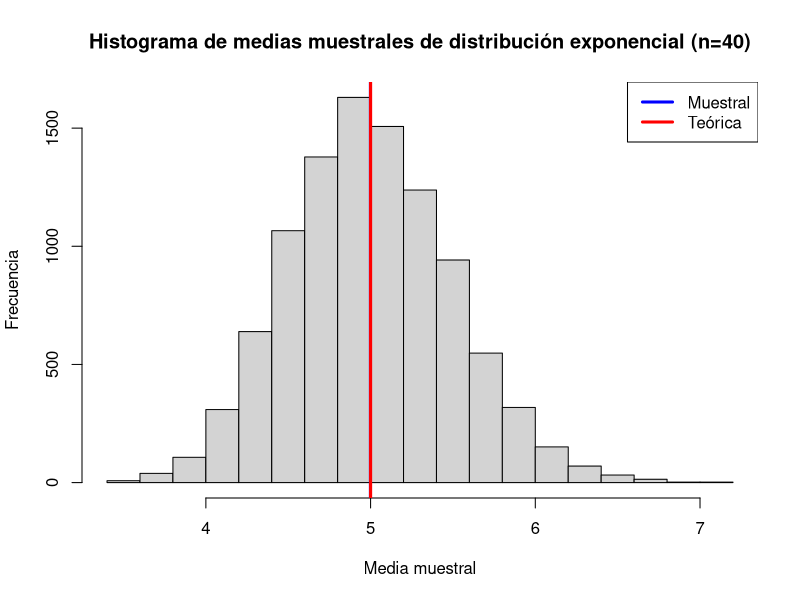
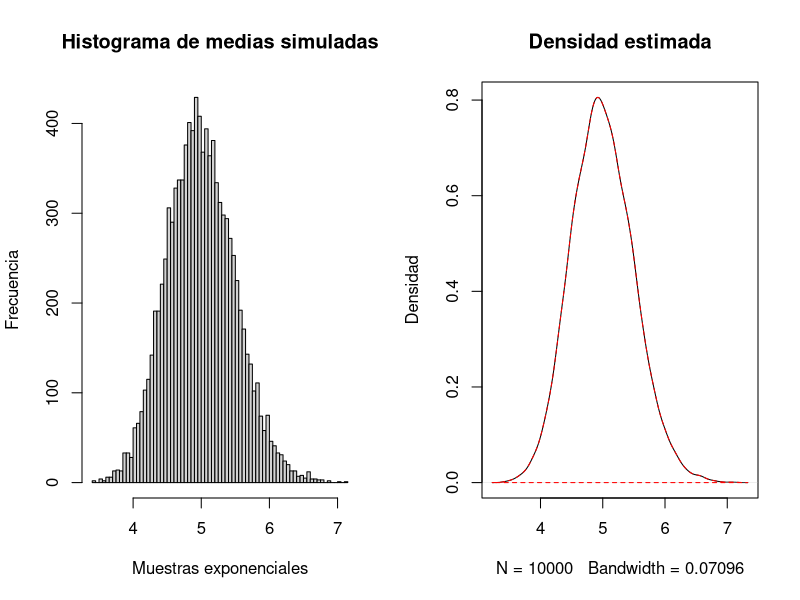
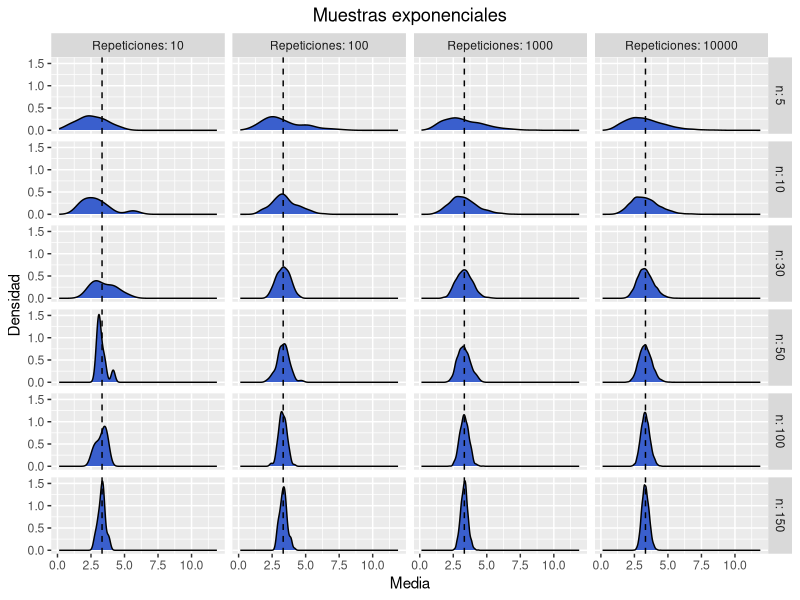
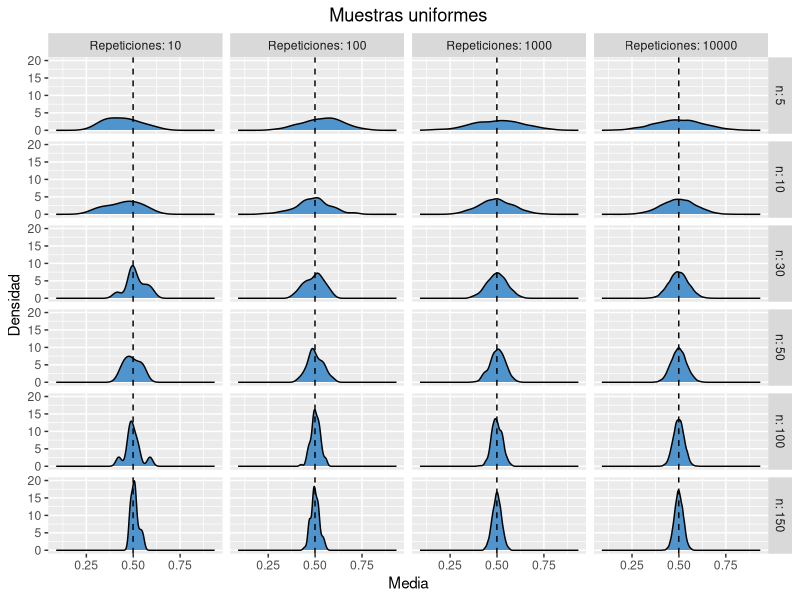
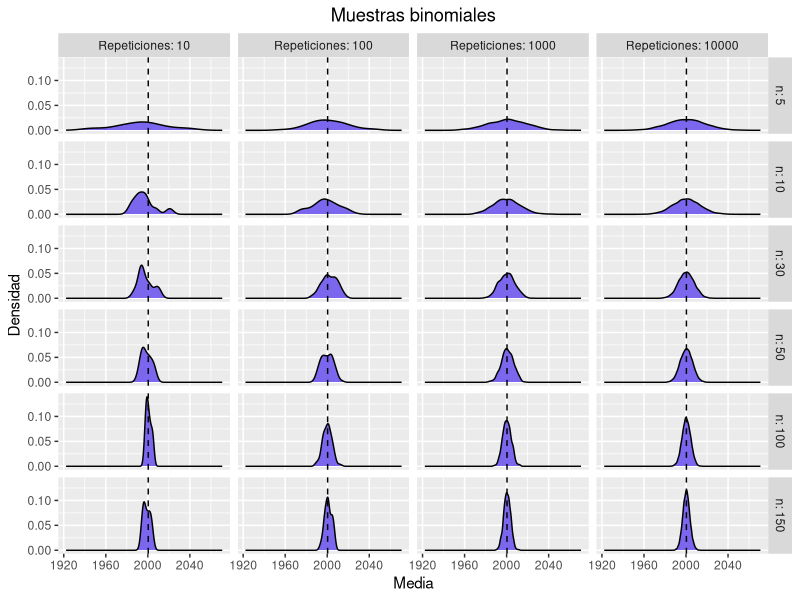
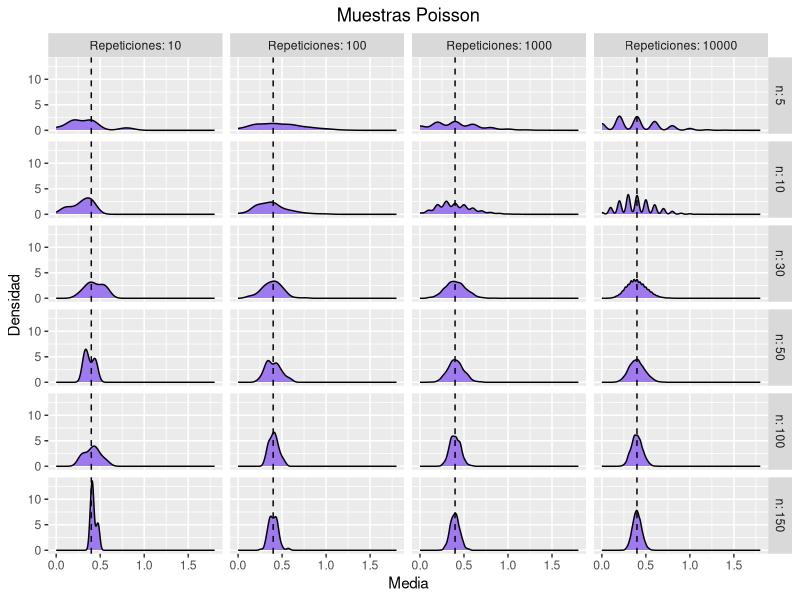
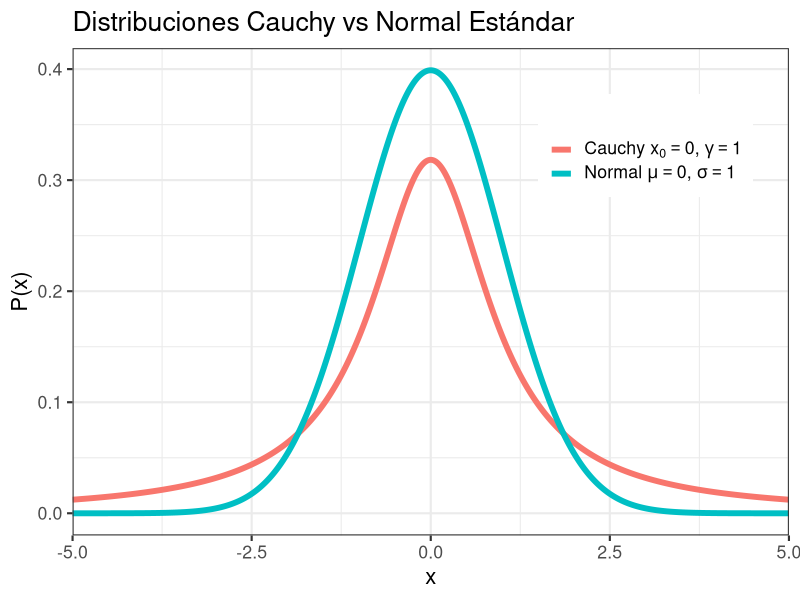
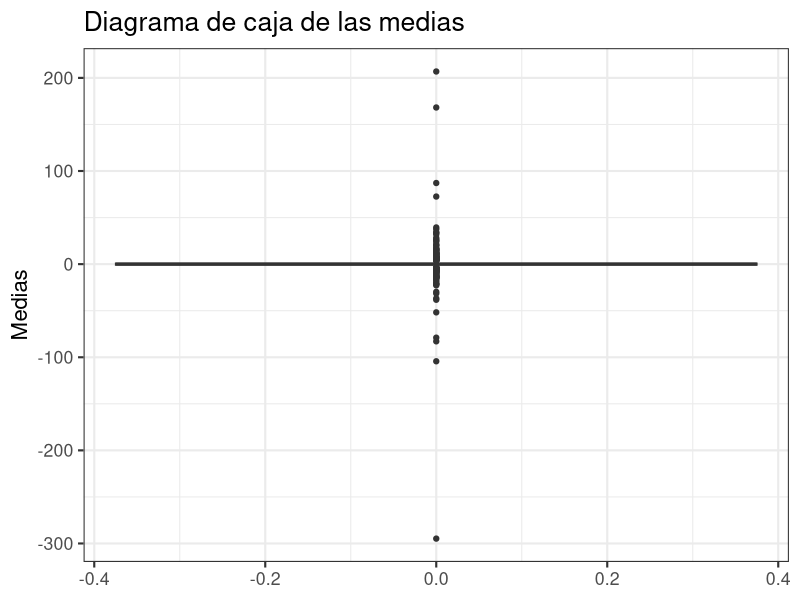

The R script that drew these images, in order:
## ---- chunk 1
library(ggplot2)
## ---- chunk 2
ma <- function(poblacion)
{
  n <- c(5, 10, 30, 50, 100, 150) # Tamaño de muestra
  #n <- c(30, 50, 100, 150) # Tamaño de muestra
  t <- c(10, 100, 1000, 10000)  # Número de veces que se generan las muestras (repeticiones, trial)
  
  df <- data.frame()
  
  for(i in n)   # Para cada tamaño de muestra
  {
    col <- c()
    for(j in t)   # Hacemos j repeticiones o generaciones de la muestra de tamaño n
    {
      trial <- 1:j
      cont <- j
      value <- c()
      while(cont>0)
      {
        muestra <- sample(poblacion,i,replace=TRUE)    # extraemos la muestra de la distribución definida de tamaño i
        xbar <- mean(muestra)                    # sacamos la media de la muestra
        value <- c(value,xbar)                   # Guardamos la media de la muestra
        cont <- cont -1                          # Pasamos a generar otra muestra de las j que debemos generae
      }
      sbar <- sd(value)                     # Desviación estándar de la muestra de tamaño i
      col <- cbind(trial,value,sbar,i,j)    # Juntamos el # de repetición en el que vamos, la media y la desviación de la muestra, el tamaño i y el total de repeticiones j
      df <- rbind(df,col)                   # Lo guardamos en el dataframe
    }
  }
  return(df)
}
## ---- chunk 3
graphs <- function(dataframe,mu,i)
{
  names(dataframe) <- c("# de repetición", "Media", "Desviación estándar", "n", "Repeticiones")
  dist <- c('exponenciales', 'uniformes', 'binomiales', 'Poisson')
  col <- c('royalblue3','steelblue3','slateblue2','mediumpurple2') #"steelblue"

  myTitle <- paste("Muestras", dist[i], sep = " ")
  
  g <- ggplot(dataframe, aes(x = Media)) + geom_density(fill = col[i]) + 
          facet_grid(n ~ Repeticiones, labeller = label_both) +  
          ggtitle(myTitle) + 
          theme(plot.title = element_text(hjust = 0.5))+
          geom_vline(xintercept = mu, linetype = "dashed") +
          ylab('Densidad')
  
  return(g)
}
## ---- chunk 4
set.seed(123)

# Creamos vector vacío para medias de muestras exponenciales
vExp <- NULL

n <- 100
N <- 10000
lambda <- 0.2

for(i in 1:N)
{
  vExp <- c(vExp,mean(rexp(n,lambda)))
}

# Para la media y desviación estándar teórica tenemos
tMedia <- 1/lambda
tDS <- 1/lambda^2
## ---- chunk 5
hist(vExp, xlab='Media muestral',ylab='Frecuencia', main="Histograma de medias muestrales de distribución exponencial (n=40)")
abline(v=mean(vExp), lwd=3, col='blue')
abline(v=tMedia, lwd=3, col='red')
legend(c("Muestral", "Teórica"),x='topright', lwd=c(3,3), col=c('blue', 'red'))
## ---- chunk 6
par(mfrow=c(1,2))
hist(vExp, breaks=60, main="Histograma de medias simuladas",ylab = 'Frecuencia',xlab='Muestras exponenciales')
plot(density(vExp), main="Densidad estimada",ylab='Densidad')
polygon(density(vExp), border='red',lty=2)
## ---- chunk 7
set.seed(123)

pob <- rexp(100000,0.3)
mu <- mean(pob)
sigma <- sd(pob)

cat('Media: ', mu,'\nDesviación estándar: ',sigma)

df <- ma(pob)
head(df)

#png(file="tlc_exponencial.png")
graphs(df,mu,1)
#dev.off()

## ---- chunk 8
set.seed(123)

pob <- runif(100000,0,1)
mu <- mean(pob)
sigma <- sd(pob)

cat('Media: ', mu,'\nDesviación estándar: ',sigma)

df <- ma(pob)
head(df)

#png(file="tlc_uniforme.png")
graphs(df,mu,2)
#dev.off()

## ---- chunk 9
set.seed(123)

pob <- rbinom(800,10000,0.2)
mu <- mean(pob)
sigma <- sd(pob)

cat('Media: ', mu,'\nDesviación estándar: ',sigma)

df <- ma(pob)
head(df)

#png(file="tlc_binomial.png")
graphs(df,mu,3)
#dev.off()
## ---- chunk 10
set.seed(123)

pob <- rpois(100000,0.4)
mu <- mean(pob)
sigma <- sd(pob)

cat('Media: ', mu,'\nDesviación estándar: ',sigma)

df <- ma(pob)
head(df)

#png(file="tlc_poisson.png")
graphs(df,mu,4)
#dev.off()
## ---- chunk 11
ggplot(data.frame(x = c(-5, 5)), aes(x)) + ggtitle("Distribuciones Cauchy vs Normal Estándar")+
  stat_function(fun = dcauchy, n = 1e3, args = list(location = 0, scale = 1), aes(color = "a"), size = 2) +
  stat_function(fun = dnorm, n = 1e3, args = list(mean = 0, sd = 1), aes(color = "b"), size = 2) +
  scale_x_continuous(expand = c(0, 0)) +
  scale_color_discrete(name = "",
                       labels = c("a" = expression(Cauchy ~ x[0] == 0*","~ gamma == 1),
                                  "b" = expression(Normal ~ mu == 0*","~ sigma == 1))) +
  ylab("P(x)") + theme_bw(base_size = 16) + theme(legend.position = c(0.8, 0.8), legend.text.align = 0)

## ---- chunk 12
set.seed(123)
muestras <- NULL
for (i in 1:1000){
  muestras$datos[[i]] <- rcauchy(100,0,1)
  muestras$medias[[i]] <- mean(muestras$datos[[i]])
}

c(summary(as.numeric(muestras$medias)),sd(as.numeric(muestras$medias)))
## ---- chunk 13
df <- as.data.frame(as.numeric(muestras$medias))
ggplot(df, aes(y=as.numeric(muestras$medias))) + geom_boxplot() + ggtitle("Diagrama de caja de las medias") +
  ylab("Medias") + theme_bw(base_size = 16)
## ---- chunk 14
mu = mean(as.numeric(muestras$medias))
sigma =  sd(as.numeric(muestras$medias))

n = 1000 
mean = mu
sd = sigma 
binwidth = .5 # passed to geom_histogram and stat_function 
df <- as.data.frame(as.numeric(muestras$medias)) 

ggplot(df, aes(x = as.numeric(muestras$medias), mean = mean, sd = sd, binwidth = binwidth, n = n)) +
  geom_histogram(binwidth = binwidth, aes(color = "a"), size = .3) + theme_bw() +
  stat_function(fun = function(x) dnorm(x, mean = mean, sd = sd) * n * binwidth, aes(color = "b"), size = 1)+
  scale_x_continuous(expand = c(0, 0)) + ggtitle("Histograma de las medias") +
  scale_color_discrete(name = "", 
                       labels = c("a" = expression(Cauchy),
                                  "b" = expression(Normal))) + 
  xlab("Media") + ylab("Frecuencia") + 
  theme_bw(base_size = 16) + theme(legend.position = c(0.8, 0.8), legend.text.align = 0)
## ---- chunk 15
lgc <- function(m,a,c,z0){ 
  z <- z0
  i <- 1 
  repeat {
    i <- i+1
    z[i] <- (a*z[i-1]+c) %% m 
    if (i>m) break
  } 
  return(z/m) 
  }
z <- lgc(m=100,a=2,c=50,z0=6) 
par(pty="s") 
plot(z[2:2049], z[1:2048],xlab = expression(u[i]),ylab = expression(u[i-1]),main = "Generador congruencial m=100,a=2,c=50", col = "darkorange")
## ---- chunk 16
muestra_dep <- matrix(0,1000,100)
for (i in 1:1000){
  muestra_dep[i,1:100] <- lgc(m=100-1,a=2*i,c=10*i,z0=i)
}

library(corrplot)
corrplot(cor(muestra_dep[,1:20]), method = "color")
## ---- chunk 17
medias_dep <- NULL
for (i in 1:1000){
  medias_dep[i] <- mean(as.numeric(muestra_dep[i,]))
}

c(summary(medias_dep), sd(medias_dep))
## ---- chunk 18
mu = mean(medias_dep)
sigma =  sd(medias_dep)

n = 1000 
mean = mu
sd = sigma 
binwidth = .0005 # passed to geom_histogram and stat_function 
df <- as.data.frame(medias_dep) 

ggplot(df, aes(x = medias_dep, mean = mean, sd = sd, binwidth = binwidth, n = n)) +
  geom_histogram(binwidth = binwidth, aes(color = "a"), size = .3) + theme_bw() +
  stat_function(fun = function(x) dnorm(x, mean = mean, sd = sd) * n * binwidth, aes(color = "b"), size = 1)+
  scale_x_continuous(expand = c(0, 0)) + ggtitle("Histograma de las medias") +
  scale_color_discrete(name = "", 
                       labels = c("a" = expression(Uniformes),
                                  "b" = expression(Normal))) + 
  xlab("Media") + ylab("Frecuencia") + 
  theme_bw(base_size = 16) + theme(legend.position = c(0.8, 0.8), legend.text.align = 0)
## ---- chunk 19
set.seed(123)
muestras_id <- NULL
for (i in 1:1000){
  muestras_id$datos[[i]] <- matrix(0,1,100)
  for (j in 1:100){
    muestras_id$datos[[i]][j] <- rbinom(1, 50*j, 1/j) 
  }
  muestras_id$medias[[i]] <- mean(muestras_id$datos[[i]])
}

c(summary(as.numeric(muestras$medias)),sd(as.numeric(muestras$medias)))
## ---- chunk 20
mu = mean(as.numeric(muestras_id$medias))
sigma =  sd(as.numeric(muestras_id$medias))

n = 1000 
mean = mu
sd = sigma 
binwidth = .005 # passed to geom_histogram and stat_function 
df <- as.data.frame(as.numeric(muestras_id$medias)) 

ggplot(df, aes(x = as.numeric(muestras_id$medias), mean = mean, sd = sd, binwidth = binwidth, n = n)) +
  geom_histogram(binwidth = binwidth, aes(color = "a"), size = .3) + theme_bw() +
  stat_function(fun = function(x) dnorm(x, mean = mean, sd = sd) * n * binwidth, aes(color = "b"), size = 1)+
  scale_x_continuous(expand = c(0, 0)) + ggtitle("Histograma de las medias") +
  scale_color_discrete(name = "", 
                       labels = c("a" = expression(Binomiales),
                                  "b" = expression(Normal))) + 
  xlab("Media") + ylab("Frecuencia") + 
  theme_bw(base_size = 16) + theme(legend.position = c(0.8, 0.8), legend.text.align = 0)
